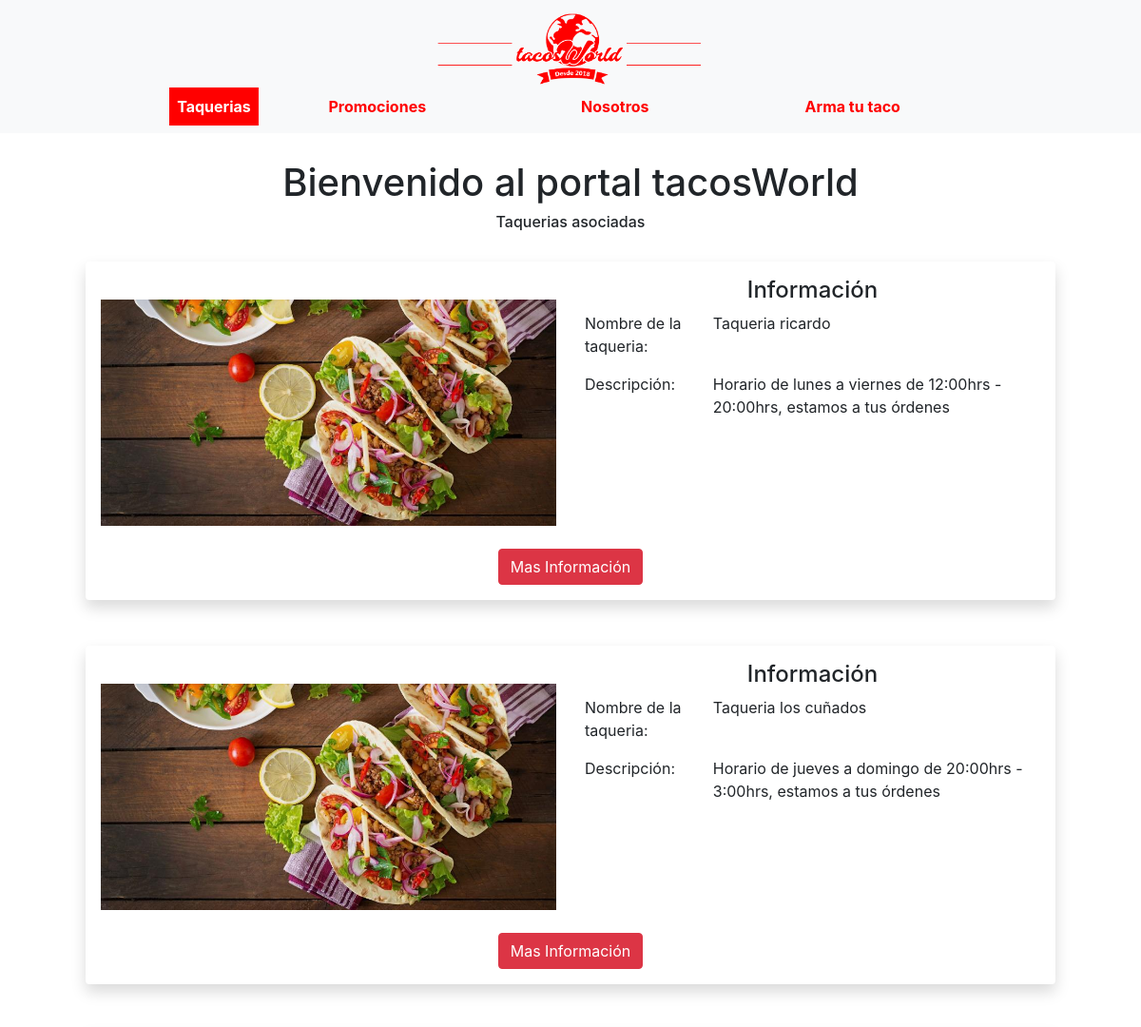
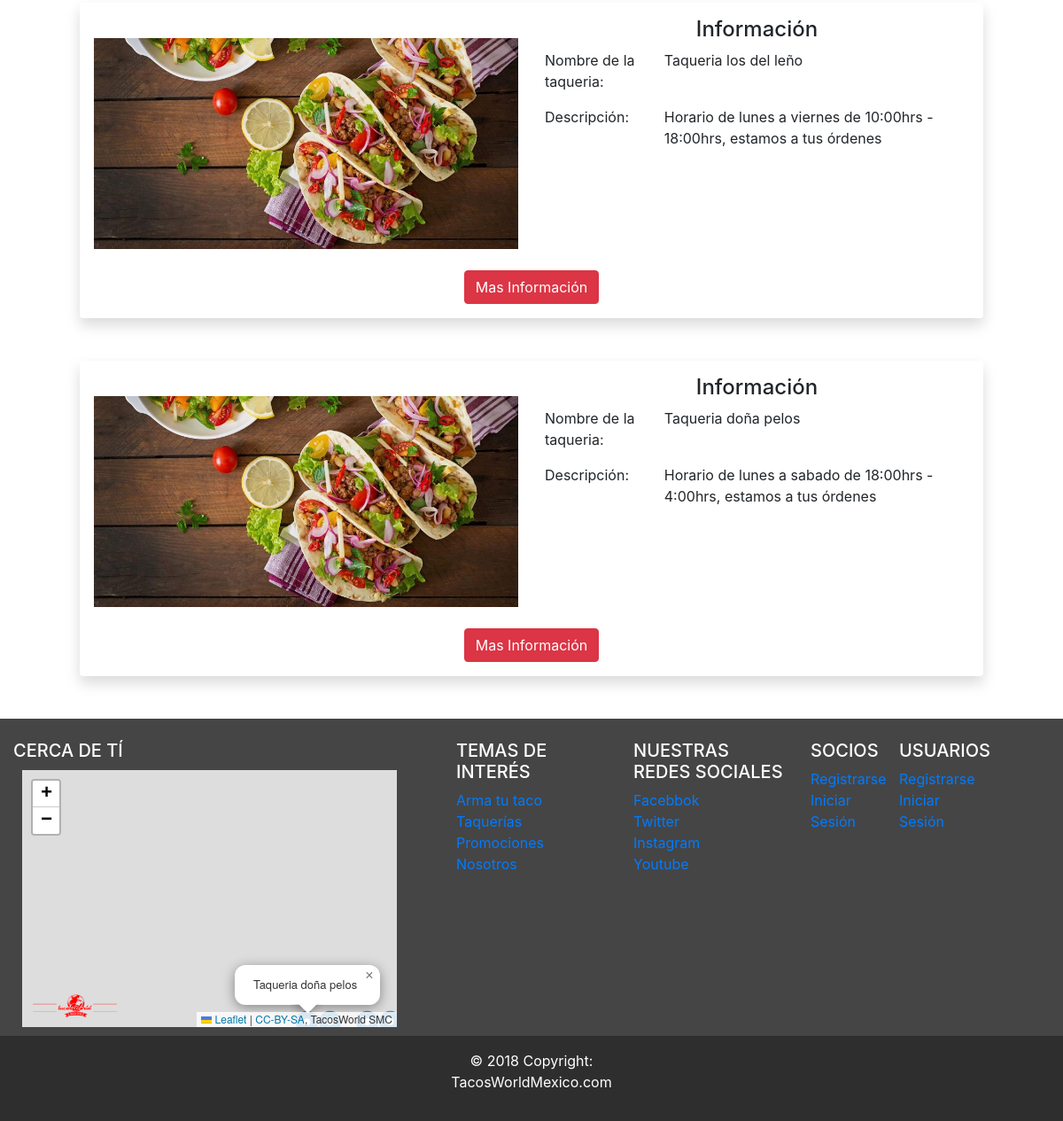
/establishments/establishment.php, run on the app's committed database (2 pictures, top to bottom).
### tables this page shows
CREATE TABLE TAQUERIA(
ID_TAQUERIA INT AUTO_INCREMENT PRIMARY KEY NOT NULL,
ESTATUSBT BIT NOT NULL,
TELEFONO VARCHAR(20) NOT NULL,
NOMBRE VARCHAR(50) NOT NULL,
DIRECCION VARCHAR(100)NOT NULL,
LATITUD FLOAT(10,6)  NULL,
LONGITUD FLOAT(10,6) NULL,
DESCRIPCION VARCHAR(100) NOT NULL,
ID_USUARIO INT NOT NULL,
ESTATUS_SUCURSAL BIT NOT NULL,
IMAGEN LONGBLOB NULL);

### establishments/establishment.php (the view, shortened to what this page needs)
<!DOCTYPE HTML>
<html lang="en">
  <head>
    <link rel="stylesheet" href="https://unpkg.com/leaflet@1.3.4/dist/leaflet.css"/>
   <link rel="stylesheet" href="../../PaginaWeb_tacosWorld/css/estilo.css">
    <link rel="stylesheet" href="../css/bootstrap.min.css">
  </head>
  <body>
    <nav class="navbar navbar-expand-md flex-column navbar-inverse scrolling-navbar fixed-top bg-light" style="background-color: transparent;">
        <a class="navbar-brand align-self-center m-0 pb-3 position-md-absolute pb-md-0" href="../index.php">
           <img id= "logo" src="../images/logo.png" alt="tacosWorld"></a>
         <div class="collapse navbar-collapse justify-content-md-center w-100" id="navbarNav">
              <ul class="navbar-nav text-center" >
               <li style="background-color: red;" class="nav-item active"><a id = "secciones-s"  class="nav-link" href="../establishments/establishment.php">Taquerias</a></li>
               <li class="nav-item"><a id = "secciones" class="nav-link" href="../establishments/promotions.php">Promociones</a></li>
               <li class="nav-item"><a id = "secciones" class="nav-link" href="../nosotros.php">Nosotros</a></li>
               <li class="nav-item"><a id = "secciones" class="nav-link" href="../ARMATUTACO.html">Arma  tu taco</a>
               </li>
              </ul>
         </div>
    </nav>
   <br><br><br><br><br><br><br>
   <div id="h1">
    <h1 class="h1 justify-content-md-center">Bienvenido al portal tacosWorld</h1>
    <h6 class=h6>Taquerias asociadas</h6>
   </div>
   <br>
   <center>
   <?php
                        $conection=conectar();
                    $query="SELECT IMAGEN,ID_TAQUERIA,NOMBRE,DESCRIPCION FROM TAQUERIA;";
                    $resultado=mysqli_query($conection,$query) or die(mysqli_error($conection));
                      while($consulta =mysqli_fetch_array($resultado)){
    ?>
   <div id="taqueria" class="shadow p-3 mb-5 bg-white rounded justify-content-md-between" style="background-color: #F2F2F2; width: 85%;">
   <div class="row justify-content-around">
     <div class="col-md-6 justify-content-md-center" style="height: 100%">
         <img src="../../images/imagesTacos/tacos1.jpg" alt="" width="100%" height="90%">
     </div>
       <div class="col-md-6 justify-content-md-center">
        <label for="" class="h4">Información</label>
         <div class="col-12">
             <div class="row mb-3">
                 <div class="col-3 p-0" style="text-align: left;">
                    Nombre de la taqueria:
                </div>
                <div class="col-9" style="text-align: left;">
                    <?php echo $consulta['NOMBRE'];?>
                </div>
             </div>
             <div class="row mb-3 justify-content-md-between">
                <div class="col-3 p-0" style="text-align: left;">
                    Descripción:
                </div>
                <div class="col-9" style="text-align: left;">
                    <?php echo $consulta['DESCRIPCION']; ?>
                </div>
             </div>
         </div>
       </div>
    </div>
    <br>
       <a href="taqueria/info.php?ID=<?php echo $consulta['ID_TAQUERIA']; ?>">
       <button class="btn btn-danger">Mas Información</button>
       </a>
    </div>
     <?php } ?>
   </center>
  </body>
 <footer class="page-footer font-small blue pt-4" style=" background-color: #454545">
    <div class="container-fluid text-center text-md-left">
      <div class="row">
        <div class="col-md-5 mt-md-0 mt-3">
          <h5 class="text-uppercase" style="color: white;">Cerca de tí</h5>
           <div id="mapaFooter"  style="width: 90%; height: 290px; display: block;"></div>
        </div>
        <div class="col-md-2 mb-md-0 mb-3">
            <h5 class="text-uppercase"  style="color: white;">Temas de interés</h5>
            <ul class="list-unstyled">
              <li>
                <a href="#!">Arma tu taco</a>
              </li>
              <li>
                <a href="#!">Taquerías</a>
              </li>
              <li>
                <a href="#!">Promociones</a>
              </li>
              <li>
                <a href="#!">Nosotros</a>
              </li>
            </ul>
          </div>
          <div class="col-md-2 mb-md-0 mb-3">
            <h5 class="text-uppercase"  style="color: white;">Nuestras redes Sociales</h5>
            <ul class="list-unstyled">
              <li>
                <a href="#!">Facebbok</a>
              </li>
              <li>
                <a href="#!">Twitter</a>
              </li>
              <li>
                <a href="#!">Instagram</a>
              </li>
              <li>
                <a href="#!">Youtube</a>
              </li>
            </ul>
          </div>
          <div class="col-md-1 mb-md-0 mb-2">
            <h5 class="text-uppercase"  style="color: white;">Socios</h5>
            <ul class="list-unstyled">
              <li>
                <a href="#!">Registrarse</a>
              </li>
              <li>
                <a href="#!">Iniciar Sesión</a>
              </li>
            </ul>
          </div>
          <div class="col-md-1 mb-md-0 mb-2">
            <h5 class="text-uppercase"  style="color: white;">Usuarios</h5>
            <ul class="list-unstyled">
              <li>
                <a href="#!">Registrarse</a>
              </li>
              <li>
                <a href="#!">Iniciar Sesión</a>
              </li>
            </ul>
          </div>
      </div>
    </div>
    <div class="footer-copyright text-center py-3 " style="background-color: #2E2E2E; color: white">© 2018 Copyright:
      <p> TacosWorldMexico.com</p>
    </div>
  </footer>
</html>

### css/estilo.css (style rules this page uses)
#mapaFooter { height: 35vh; width: 60vh; margin: 10px; margin-right: 30px; }

### establishments/establishment.php (style rules this page uses)
@media (min-width: 768px) { .position-md-absolute { position: absolute; } }
#secciones { color: red; font-weight: bold; }
#secciones-s { color: white; font-weight: bold; }
a#secciones { width: 250px; }
a img#logo { display: block; width: 25%; margin: auto; }
div#h1 { text-align: center; }

### data on the page
taqueria: NOMBRE "Taqueria ricardo", DESCRIPCION "Horario de lunes a viernes de 12:00hrs - 20:00hrs, estamos a tus órdenes"
taqueria: NOMBRE "Taqueria los cuñados", DESCRIPCION "Horario de jueves a domingo de 20:00hrs - 3:00hrs, estamos a tus órdenes"
taqueria: NOMBRE "Taqueria los del leño", DESCRIPCION "Horario de lunes a viernes de 10:00hrs - 18:00hrs, estamos a tus órdenes"
taqueria: NOMBRE "Taqueria doña pelos", DESCRIPCION "Horario de lunes a sabado de 18:00hrs - 4:00hrs, estamos a tus órdenes"
